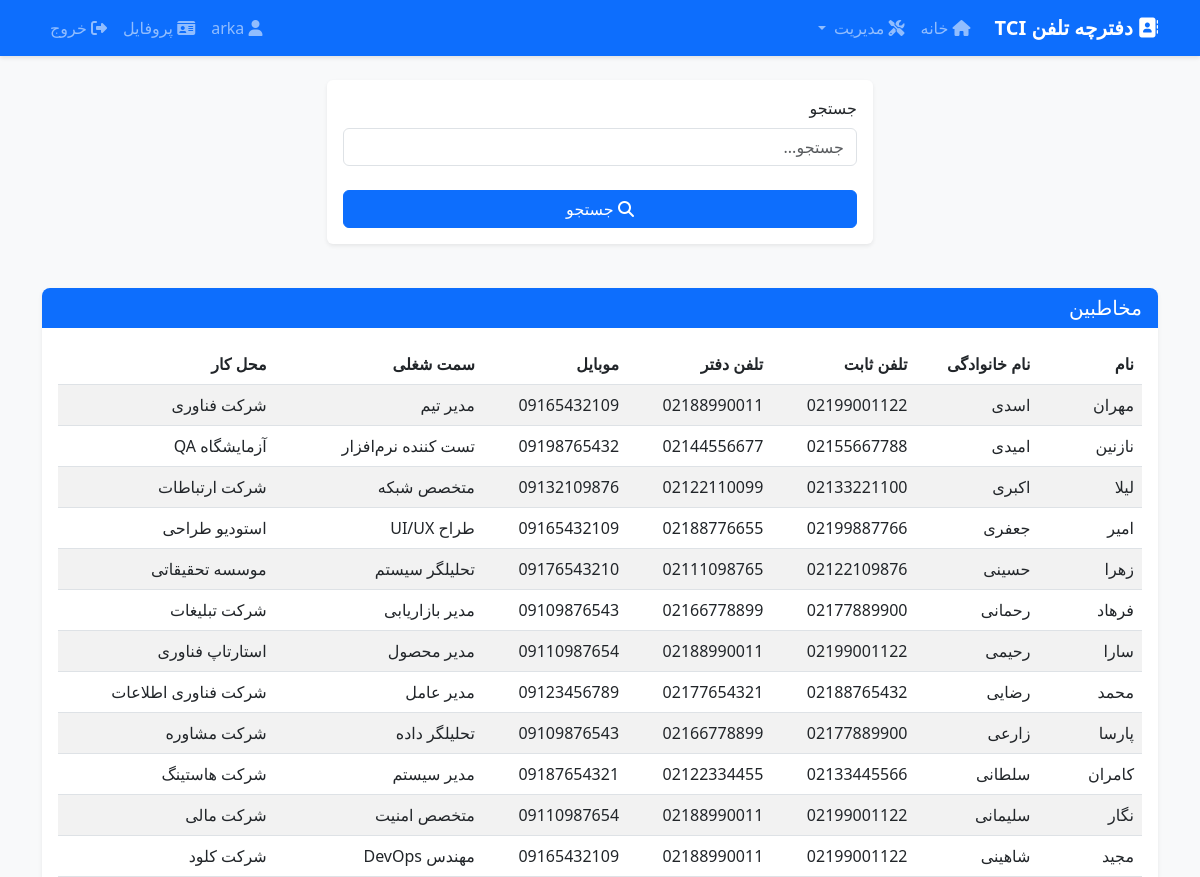
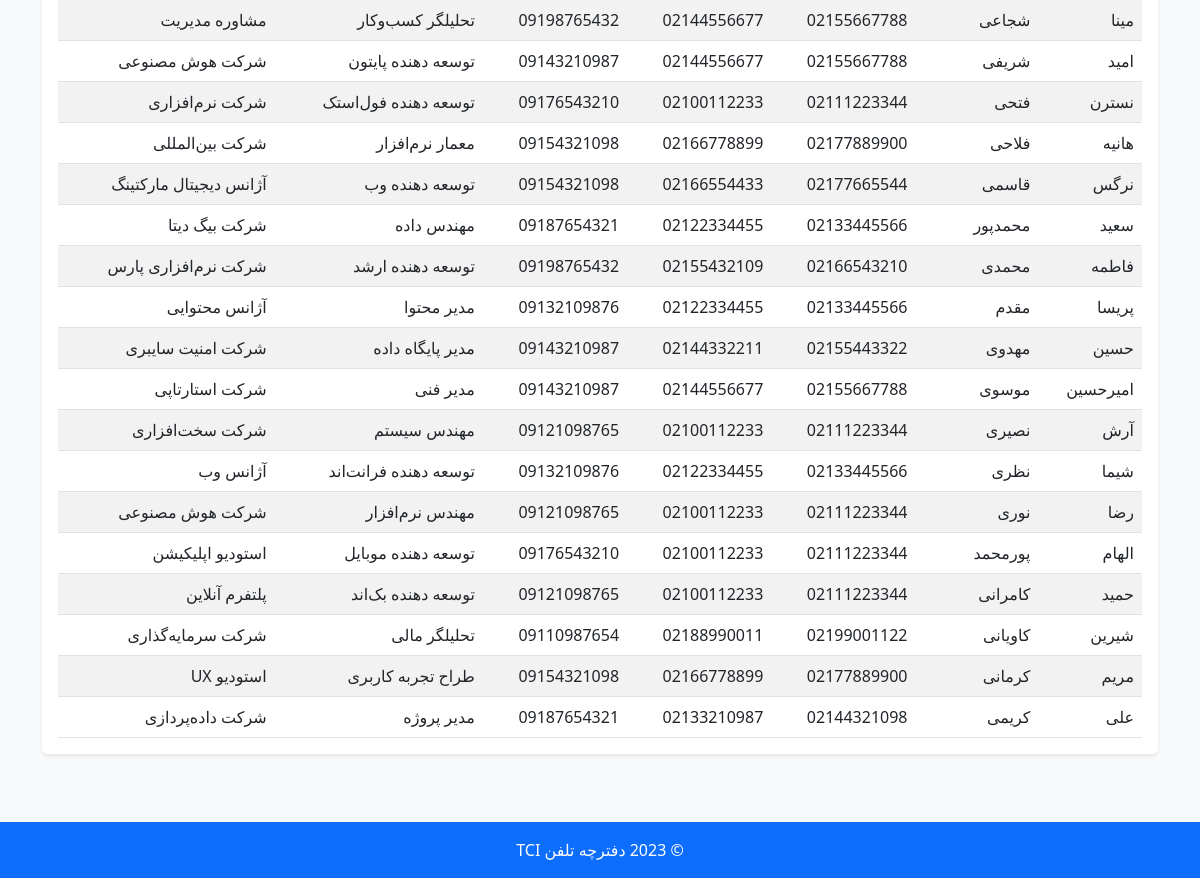
The app's page / (signed in) with its own data (2 pictures, top to bottom).
### accounts/models.py (models this page shows, shortened)
class CustomUser(AbstractUser):
    is_verified = models.BooleanField(
        default=False,
        verbose_name='تایید شده',
        help_text='تعیین می‌کند که آیا کاربر توسط ادمین تایید شده است یا خیر'
    )
    class Meta:
        verbose_name = 'کاربر'
        verbose_name_plural = 'کاربران'

### contacts/models.py (models this page shows, shortened)
class Contact(models.Model):
    first_name = models.CharField(
        max_length=100,
        verbose_name='نام'
    )
    last_name = models.CharField(
        max_length=100,
        verbose_name='نام خانوادگی'
    )
    landline = models.CharField(
        max_length=15,
        verbose_name='تلفن ثابت',
        blank=True,
        null=True
    )
    office_phone = models.CharField(
        max_length=15,
        verbose_name='تلفن دفتر',
        blank=True,
        null=True
    )
    mobile = models.CharField(
        max_length=15,
        verbose_name='موبایل',
        blank=True,
        null=True
    )
    position = models.CharField(
        max_length=100,
        verbose_name='سمت شغلی',
        blank=True,
        null=True
    )
    workplace = models.CharField(
        max_length=200,
        verbose_name='محل کار',
        blank=True,
        null=True
    )
    created_by = models.ForeignKey(
        CustomUser,
        on_delete=models.SET_NULL,
        null=True,
        blank=True,
        verbose_name='ایجاد شده توسط'
    )
    created_at = models.DateTimeField(
        auto_now_add=True,
        verbose_name='تاریخ ایجاد'
    )
    updated_at = models.DateTimeField(
        auto_now=True,
        verbose_name='تاریخ به‌روزرسانی'
    )
    class Meta:
        verbose_name = 'مخاطب'
        verbose_name_plural = 'مخاطبین'
        ordering = ['last_name', 'first_name']

### contacts/views.py (the view, shortened to what this page needs)
# urls.py: path('', contacts_views.home, name='home'),
def home(request):
    contacts = Contact.objects.all()
    search_form = ContactSearchForm(request.GET or None)
    context = {
        'contacts': contacts,
        'search_form': search_form,
    }
    return render(request, 'contacts/home.html', context)

### contacts/forms.py
class ContactSearchForm(forms.Form):
    search_query = forms.CharField(
        required=False,
        label='جستجو',
        widget=forms.TextInput(attrs={'placeholder': 'جستجو...'})
    )

### templates/contacts/home.html (shortened to what this page needs)
{% extends 'base.html' %}
{% load crispy_forms_tags %}
{% block content %}
<div class="row mb-4">
    <div class="col-md-6 offset-md-3">
        <form method="get" class="card card-body">
            {{ search_form|crispy }}
            <button type="submit" class="btn btn-primary mt-2">
                <i class="fas fa-search"></i> جستجو
            </button>
        </form>
    </div>
</div>
<div class="row">
    <div class="col">
        <div class="card">
            <div class="card-header bg-primary text-white">
                <h5 class="card-title mb-0">مخاطبین</h5>
            </div>
            <div class="card-body">
                {% if contacts %}
                    <div class="table-responsive">
                        <table class="table table-striped table-hover">
                            <thead>
                                <tr>
                                    <th>نام</th>
                                    <th>نام خانوادگی</th>
                                    <th>تلفن ثابت</th>
                                    <th>تلفن دفتر</th>
                                    <th>موبایل</th>
                                    <th>سمت شغلی</th>
                                    <th>محل کار</th>
                                </tr>
                            </thead>
                            <tbody>
                                {% for contact in contacts %}
                                    <tr>
                                        <td>{{ contact.first_name }}</td>
                                        <td>{{ contact.last_name }}</td>
                                        <td>{{ contact.landline|default:'-' }}</td>
                                        <td>{{ contact.office_phone|default:'-' }}</td>
                                        <td>{{ contact.mobile|default:'-' }}</td>
                                        <td>{{ contact.position|default:'-' }}</td>
                                        <td>{{ contact.workplace|default:'-' }}</td>
                                    </tr>
                                {% endfor %}
                            </tbody>
                        </table>
                    </div>
                {% else %}
                    <div class="alert alert-info">مخاطبی یافت نشد.</div>
                {% endif %}
            </div>
        </div>
    </div>
</div>
{% endblock %}

### templates/base.html (shortened to what this page needs)
<!DOCTYPE html>
<html lang="fa" dir="rtl">
<head>
    <link href="https://cdn.jsdelivr.net/npm/bootstrap@5.3.0/dist/css/bootstrap.rtl.min.css" rel="stylesheet">
    <link rel="stylesheet" href="https://cdnjs.cloudflare.com/ajax/libs/font-awesome/6.4.0/css/all.min.css">
    <link rel="stylesheet" href="/static/css/style.css">
</head>
<body>
<nav class="navbar navbar-expand-lg navbar-dark bg-primary">
    <div class="container">
        <a class="navbar-brand" href="{% url 'home' %}">
            <i class="fas fa-address-book"></i> دفترچه تلفن TCI
        </a>
        <div class="collapse navbar-collapse" id="navbarNav">
            <ul class="navbar-nav me-auto">
                <li class="nav-item">
                    <a class="nav-link" href="{% url 'home' %}">
                        <i class="fas fa-home"></i> خانه
                    </a>
                </li>
                {% if user.is_superuser %}
                    <li class="nav-item dropdown">
                        <a class="nav-link dropdown-toggle" href="#" id="adminDropdown" role="button" data-bs-toggle="dropdown">
                            <i class="fas fa-tools"></i> مدیریت
                        </a>
                    </li>
                {% endif %}
            </ul>
            <ul class="navbar-nav">
                {% if user.is_authenticated %}
                    <li class="nav-item">
                        <span class="nav-link">
                            <i class="fas fa-user"></i> {{ user.username }}
                        </span>
                    </li>
                    <li class="nav-item">
                        <a class="nav-link" href="{% url 'profile' %}">
                            <i class="fas fa-id-card"></i> پروفایل
                        </a>
                    </li>
                           <li class="nav-item">
            <a class="nav-link" href="#" onclick="document.getElementById('logout-form').submit();">
                <i class="fas fa-sign-out-alt"></i> خروج
            </a>
        </li>
    {% endif %}
</ul>
        </div>
    </div>
</nav>
    <div class="container mt-4">
        {% block content %}{% endblock %}
    </div>
    <footer class="bg-light text-center text-lg-start mt-5">
        <div class="text-center p-3 bg-primary text-white">
            © 2023 دفترچه تلفن TCI
        </div>
    </footer>
</body>
</html>

### static/css/style.css (style rules this page uses)
body { font-family: 'Vazir', 'Segoe UI', Tahoma, Geneva, Verdana, sans-serif; background-color: #f8f9fa; }
.navbar { box-shadow: 0 2px 4px rgba(0, 0, 0, 0.1); }
.navbar-brand { font-weight: bold; }
.card { border: none; box-shadow: 0 0.125rem 0.25rem rgba(0, 0, 0, 0.075); margin-bottom: 20px; }
.card-header { border-bottom: none; }
.table { margin-bottom: 0; }
.table th { border-top: none; font-weight: 600; }
.nav-link[onclick] { cursor: pointer; }
.card-header.bg-primary { border-radius: 0.5rem 0.5rem 0 0 !important; }

### records on screen
CustomUser: username "arka"
Contact: first_name "مهران", last_name "اسدی", landline "02199001122", office_phone "02188990011", mobile "09165432109", position "مدیر تیم", workplace "شرکت فناوری"
Contact: first_name "نازنین", last_name "امیدی", landline "02155667788", office_phone "02144556677", mobile "09198765432", position "تست کننده نرم‌افزار", workplace "آزمایشگاه QA"
Contact: first_name "لیلا", last_name "اکبری", landline "02133221100", office_phone "02122110099", mobile "09132109876", position "متخصص شبکه", workplace "شرکت ارتباطات"
Contact: first_name "امیر", last_name "جعفری", landline "02199887766", office_phone "02188776655", mobile "09165432109", position "طراح UI/UX", workplace "استودیو طراحی"
Contact: first_name "زهرا", last_name "حسینی", landline "02122109876", office_phone "02111098765", mobile "09176543210", position "تحلیلگر سیستم", workplace "موسسه تحقیقاتی"
Contact: first_name "فرهاد", last_name "رحمانی", landline "02177889900", office_phone "02166778899", mobile "09109876543", position "مدیر بازاریابی", workplace "شرکت تبلیغات"
Contact: first_name "سارا", last_name "رحیمی", landline "02199001122", office_phone "02188990011", mobile "09110987654", position "مدیر محصول", workplace "استارتاپ فناوری"
Contact: first_name "محمد", last_name "رضایی", landline "02188765432", office_phone "02177654321", mobile "09123456789", position "مدیر عامل", workplace "شرکت فناوری اطلاعات"
Contact: first_name "پارسا", last_name "زارعی", landline "02177889900", office_phone "02166778899", mobile "09109876543", position "تحلیلگر داده", workplace "شرکت مشاوره"
Contact: first_name "کامران", last_name "سلطانی", landline "02133445566", office_phone "02122334455", mobile "09187654321", position "مدیر سیستم", workplace "شرکت هاستینگ"
Contact: first_name "نگار", last_name "سلیمانی", landline "02199001122", office_phone "02188990011", mobile "09110987654", position "متخصص امنیت", workplace "شرکت مالی"
Contact: first_name "مجید", last_name "شاهینی", landline "02199001122", office_phone "02188990011", mobile "09165432109", position "مهندس DevOps", workplace "شرکت کلود"
Contact: first_name "مینا", last_name "شجاعی", landline "02155667788", office_phone "02144556677", mobile "09198765432", position "تحلیلگر کسب‌وکار", workplace "مشاوره مدیریت"
Contact: first_name "امید", last_name "شریفی", landline "02155667788", office_phone "02144556677", mobile "09143210987", position "توسعه دهنده پایتون", workplace "شرکت هوش مصنوعی"
Contact: first_name "نسترن", last_name "فتحی", landline "02111223344", office_phone "02100112233", mobile "09176543210", position "توسعه دهنده فول‌استک", workplace "شرکت نرم‌افزاری"
Contact: first_name "هانیه", last_name "فلاحی", landline "02177889900", office_phone "02166778899", mobile "09154321098", position "معمار نرم‌افزار", workplace "شرکت بین‌المللی"
Contact: first_name "نرگس", last_name "قاسمی", landline "02177665544", office_phone "02166554433", mobile "09154321098", position "توسعه دهنده وب", workplace "آژانس دیجیتال مارکتینگ"
Contact: first_name "سعید", last_name "محمدپور", landline "02133445566", office_phone "02122334455", mobile "09187654321", position "مهندس داده", workplace "شرکت بیگ دیتا"
Contact: first_name "فاطمه", last_name "محمدی", landline "02166543210", office_phone "02155432109", mobile "09198765432", position "توسعه دهنده ارشد", workplace "شرکت نرم‌افزاری پارس"
Contact: first_name "پریسا", last_name "مقدم", landline "02133445566", office_phone "02122334455", mobile "09132109876", position "مدیر محتوا", workplace "آژانس محتوایی"
Contact: first_name "حسین", last_name "مهدوی", landline "02155443322", office_phone "02144332211", mobile "09143210987", position "مدیر پایگاه داده", workplace "شرکت امنیت سایبری"
Contact: first_name "امیرحسین", last_name "موسوی", landline "02155667788", office_phone "02144556677", mobile "09143210987", position "مدیر فنی", workplace "شرکت استارتاپی"
Contact: first_name "آرش", last_name "نصیری", landline "02111223344", office_phone "02100112233", mobile "09121098765", position "مهندس سیستم", workplace "شرکت سخت‌افزاری"
Contact: first_name "شیما", last_name "نظری", landline "02133445566", office_phone "02122334455", mobile "09132109876", position "توسعه دهنده فرانت‌اند", workplace "آژانس وب"
Contact: first_name "رضا", last_name "نوری", landline "02111223344", office_phone "02100112233", mobile "09121098765", position "مهندس نرم‌افزار", workplace "شرکت هوش مصنوعی"
Contact: first_name "الهام", last_name "پورمحمد", landline "02111223344", office_phone "02100112233", mobile "09176543210", position "توسعه دهنده موبایل", workplace "استودیو اپلیکیشن"
Contact: first_name "حمید", last_name "کامرانی", landline "02111223344", office_phone "02100112233", mobile "09121098765", position "توسعه دهنده بک‌اند", workplace "پلتفرم آنلاین"
Contact: first_name "شیرین", last_name "کاویانی", landline "02199001122", office_phone "02188990011", mobile "09110987654", position "تحلیلگر مالی", workplace "شرکت سرمایه‌گذاری"
Contact: first_name "مریم", last_name "کرمانی", landline "02177889900", office_phone "02166778899", mobile "09154321098", position "طراح تجربه کاربری", workplace "استودیو UX"
Contact: first_name "علی", last_name "کریمی", landline "02144321098", office_phone "02133210987", mobile "09187654321", position "مدیر پروژه", workplace "شرکت داده‌پردازی"
